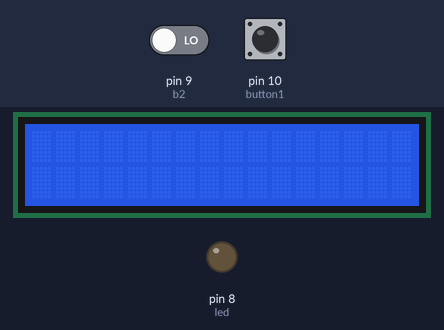
The sketch below on a simulated Arduino Uno, built with avr-gcc and run on an emulated ATmega328P. Shown: 16×2 character LCD, output pins drawn as LEDs (lit = HIGH). Inputs (shaded band) come from the test bench; at power-on: pin 10 (button1) LOW, pin 9 (b2) LOW.

Above: at 1.2 s.
1.3 s: pin 10 (button1) pulled HIGH for 0.15 s
At 2.0 s:
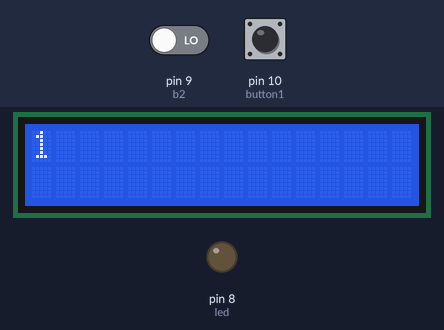
2.9 s: pin 9 (b2) driven HIGH
At 3.2 s:
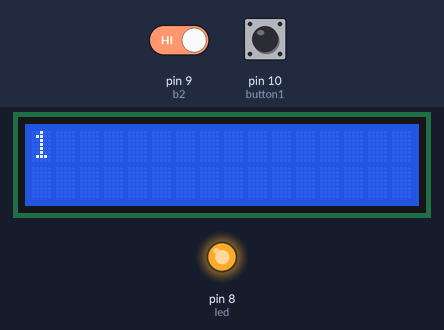
4.9 s: pin 10 (button1) pulled HIGH for 1 s
At 5.9 s:
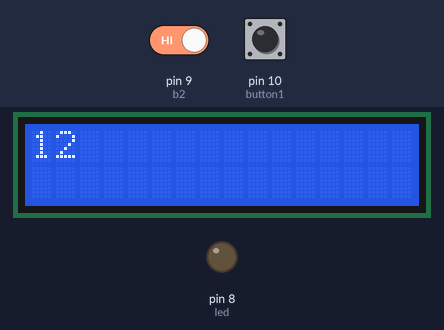
Timing chart, 0 to 7.9 s (numbered marks = the images above; inputs shaded):
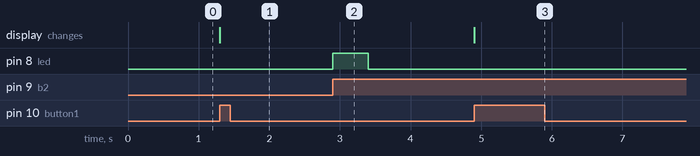

Measured:
- after the input at 1.3 s, the display: changes at once (image 1)
- after the input at 2.9 s, pin 8 (led): LOW → HIGH at once, → LOW 0.50 s later
- after the input at 4.9 s, the display: changes at once (image 3)

The sketch:

code.ino
```cpp
#include<LiquidCrystal.h>
LiquidCrystal lcd (12,11,5,4,3,2);

int button1 = 10;
int count =0;
int state1 =0,state2=0;
int led = 8;
int b2 = 9,i;
int Button =0,fs2=0,ls2=0;

void setup() {
  // put your setup code here, to run once:
pinMode(button1,INPUT);
pinMode(b2,INPUT);
pinMode(led,OUTPUT);
Serial.begin(9600);
lcd.begin(16,2);
}

void loop() {
  // put your main code here, to run repeatedly:
  Button = digitalRead(b2);
  state1 = digitalRead(button1);
  if(state1!=state2 && state1==HIGH){
    count++;
    lcd.print(count);

    delay(500);
  }
state2=state1;
fs2=digitalRead(b2);
if(fs2!=ls2 && fs2==HIGH)
{
  for(i=0;i<count;i++){
    digitalWrite(led,HIGH);
    delay(500);

    digitalWrite(led,LOW);
    delay(500);
  }
 ls2=fs2;
}
}
```
